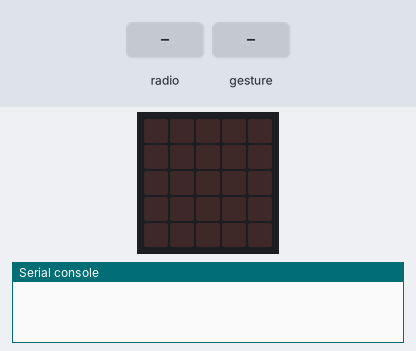
A program run on a simulated BBC micro:bit running MicroPython. Parts: the board's 5×5 LED display, the last lines printed to the serial console. The test bench sets the inputs (shaded band). No radio messages arrive unless stated (any console line starting 'radio sent:' is added by the test bench); a tilt is held for 1.5 s and a shake lasts 1 s, then the board lies face up again.

Above: at 1.2 s.
1.3 s: radio message "duck" arrives
At 2.5 s:
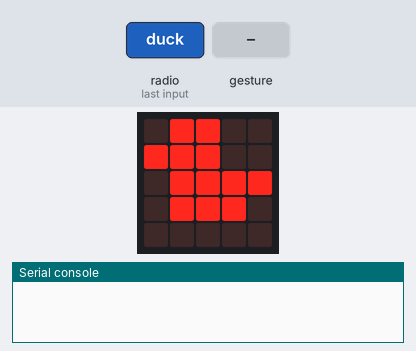
2.8 s: gesture 'shake'
At 4.1 s:
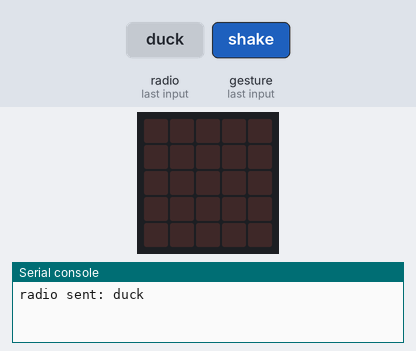
Timing chart, 0 to 5.8 s (numbered marks = the images above; inputs shaded):
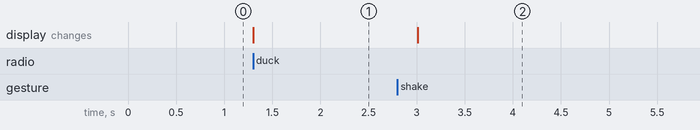

The program:

exemplo_7.py
```python
"""
Exemplo 7: Teleportando o pato

- Escolha um parceiro e defina um grupo de rádio
- Envie “duck” quando o dispositivo for sacudido
- Exiba um pato quando “duck” for recebido
"""
from microbit import *
import radio

GROUP = 0  # Defina o grupo de rádio com a sua dupla

radio.on()
radio.config(group=GROUP)

while True:
    if accelerometer.was_gesture("shake"):
        display.clear()
        radio.send("duck")
    if radio.receive() == "duck":
        display.show(Image.DUCK)
    sleep(100)
```

Measured:
- after the input at 1.3 s, the display: changes at once (image 1)
- after the input at 2.8 s, the display: changes after 0.21 s (image 2)
